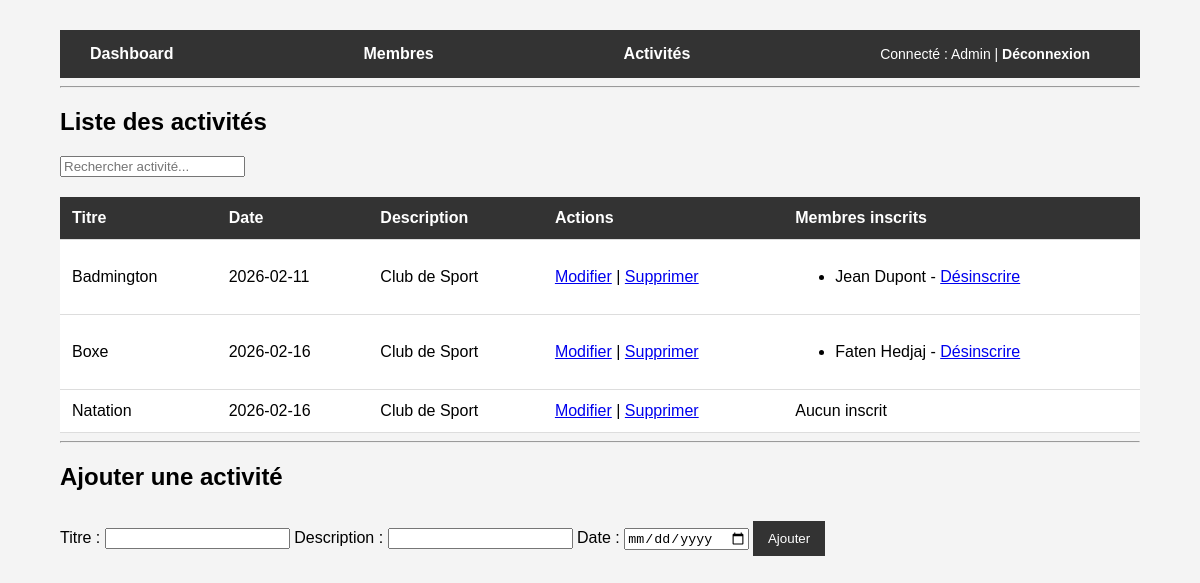
The app's page /association/activite.php (signed in) with its own data.
### tables this page shows
CREATE TABLE `activite` (
  `id` int(11) NOT NULL,
  `titre` varchar(150) NOT NULL,
  `description` text DEFAULT NULL,
  `date_activite` date NOT NULL
);

CREATE TABLE `membre` (
  `id` int(11) NOT NULL,
  `nom` varchar(100) NOT NULL,
  `prenom` varchar(100) NOT NULL,
  `email` varchar(150) NOT NULL,
  `date_inscription` date NOT NULL,
  `mot_de_passe` varchar(255) DEFAULT NULL,
  `role` enum('admin','membre') NOT NULL DEFAULT 'membre'
);

### association/activite.php (the view, shortened to what this page needs)
<?php
require "config.php";
$stmt = $pdo->query("SELECT * FROM activite ORDER BY date_activite ASC");
$activites = $stmt->fetchAll(PDO::FETCH_ASSOC);
require "header.php";
?>
<h2>Liste des activités</h2>
<input type="text" id="searchActivite" placeholder="Rechercher activité...">
<table class="table">
<tr>
    <th>Titre</th>
    <th>Date</th>
    <th>Description</th>
    <th>Actions</th>
    <th>Membres inscrits</th>
</tr>
<tbody>
<?php foreach ($activites as $a): ?>
<tr>
    <td><?= htmlspecialchars($a["titre"]) ?></td>
    <td><?= htmlspecialchars($a["date_activite"]) ?></td>
    <td><?= htmlspecialchars($a["description"]) ?></td>
    <td>
        <a href="activite.php?edit=<?= $a["id"] ?>">Modifier</a> |
        <a href="activite.php?delete=<?= $a["id"] ?>"
           onclick="return confirm('Supprimer cette activité ?')">
           Supprimer
        </a>
    </td>
    <td>
    <?php
        $stmt2 = $pdo->prepare("
            SELECT membre.id, membre.prenom, membre.nom
            FROM membre
            JOIN membre_activite
            ON membre.id = membre_activite.id_membre
            WHERE membre_activite.id_activite = ?
        ");
        $stmt2->execute([$a["id"]]);
        $membres = $stmt2->fetchAll(PDO::FETCH_ASSOC);
        if (!empty($membres)) {
            echo "<ul>";
            foreach ($membres as $m) {
                echo "<li>"
                    . htmlspecialchars($m["prenom"]) . " " . htmlspecialchars($m["nom"])
                    . " - <a href='activite.php?desinscrire_membre=" . $m["id"] . "&activite=" . $a["id"] . "'
                    onclick=\"return confirm('Désinscrire ce membre ?')\">
                    Désinscrire</a>"
                    . "</li>";
            }
            echo "</ul>";
        } else {
            echo "Aucun inscrit";
        }
    ?>
    </td>
</tr>
<?php endforeach; ?>
    </tbody>
</table>
<hr>
<h2>Ajouter une activité</h2>
<form method="post">
    <label>Titre :</label>
    <input type="text" name="titre" required>
    <label>Description :</label>
    <input type="text" name="description">
    <label>Date :</label>
    <input type="date" name="date" required>
    <button type="submit" name="ajouter">
        Ajouter
    </button>
</form>
<?php require "footer.php"; ?>

### association/style.css (style rules this page uses)
body { font-family: Arial, sans-serif; margin: 0; background-color: #f4f4f4; }
table { width: 100%; border-collapse: collapse; margin-top: 20px; background: white; }
th, td { padding: 12px; border-bottom: 1px solid #ddd; text-align: left; }
th { background-color: #333; color: white; }
button { background-color: #333; color: white; border: none; padding: 10px 15px; cursor: pointer; margin-top: 10px; }

### records on screen
activite: titre "Badmington", date_activite "2026-02-11", description "Club de Sport"
membre: prenom "Jean", nom "Dupont"
activite: titre "Boxe", date_activite "2026-02-16", description "Club de Sport"
membre: prenom "Faten", nom "Hedjaj"
activite: titre "Natation", date_activite "2026-02-16", description "Club de Sport", shows "Aucun inscrit"

### other values on screen
$_SESSION["prenom"] "Admin"
